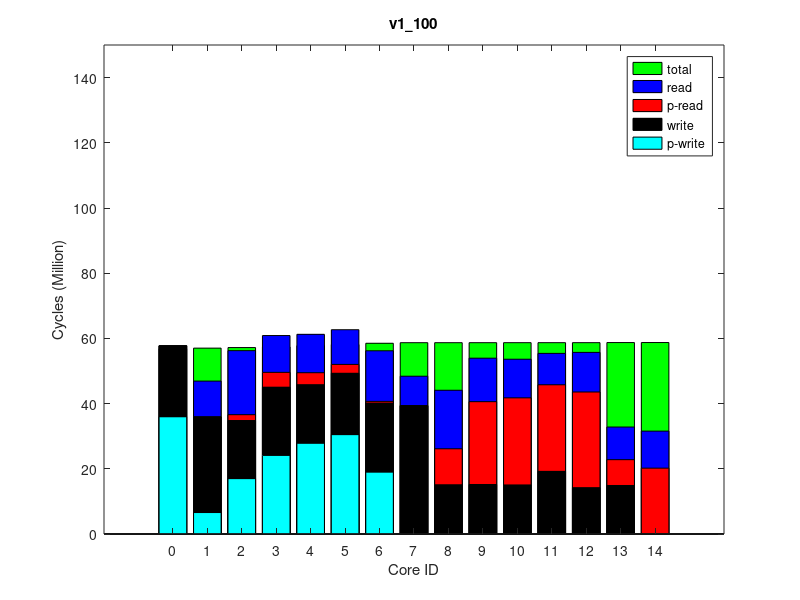

Here is the MATLAB script that generated this plot:
times(1, :, :) = [
0, 56313116, 0
1182, 56492341, 0
1790146, 56665043, 0
4552335, 56866710, 0
3664028, 57223264, 0
2724050, 57577822, 0
516216, 57969174, 0
61310, 58146043, 0
11035407, 58147057, 0
25404591, 58148879, 0
26707542, 58151065, 0
26563485, 58153768, 0
29340075, 58155324, 0
7851975, 58185925, 0
19389493, 58194485, 0
];
times(2, :, :) = [
0, 56319066, 0
1182, 56498458, 0
1793375, 56671035, 0
4550926, 56872794, 0
3669296, 57229121, 0
2722195, 57584230, 0
514950, 57975336, 0
61303, 58152224, 0
11040392, 58153246, 0
25408320, 58155080, 0
26718283, 58157251, 0
26558162, 58159983, 0
29340652, 58161654, 0
7927125, 58192249, 0
20292137, 58200808, 0
];
times(3, :, :) = [
0, 56316243, 0
1185, 56495540, 0
1790161, 56668019, 0
4551105, 56869553, 0
3659730, 57225920, 0
2716149, 57581027, 0
514866, 57972122, 0
61208, 58148956, 0
11035809, 58149964, 0
25407187, 58151772, 0
26714470, 58153915, 0
26563285, 58156651, 0
29338116, 58158205, 0
7923793, 58188769, 0
20287482, 58197343, 0
];
times(4, :, :) = [
0, 56317088, 0
1181, 56496140, 0
1781604, 56668822, 0
4550876, 56870197, 0
3666073, 57226845, 0
2716163, 57581718, 0
517426, 57972768, 0
61413, 58149700, 0
11039070, 58150717, 0
25408493, 58152539, 0
26714703, 58154702, 0
26563272, 58157492, 0
29338690, 58159138, 0
7926427, 58189727, 0
20288029, 58198286, 0
];
times(5, :, :) = [
0, 56313306, 0
1188, 56492527, 0
1790276, 56665410, 0
4540498, 56866887, 0
3658624, 57223312, 0
2712342, 57578172, 0
515145, 57969282, 0
61556, 58146183, 0
11030641, 58147191, 0
25406086, 58149050, 0
26709898, 58151243, 0
26561776, 58153991, 0
29336455, 58155534, 0
7921072, 58186122, 0
20285475, 58194680, 0
];
times(6, :, :) = [
0, 56314983, 0
1181, 56494267, 0
1781787, 56667301, 0
4538729, 56868862, 0
3652314, 57225269, 0
2702591, 57580277, 0
512426, 57971425, 0
61361, 58148250, 0
11035681, 58149260, 0
25405785, 58151076, 0
26713585, 58153233, 0
26558262, 58155948, 0
29341890, 58157486, 0
7925394, 58188071, 0
20287789, 58196625, 0
];
times(7, :, :) = [
0, 56316612, 0
1225, 56496049, 0
1791640, 56668793, 0
4563099, 56870445, 0
3676650, 57227059, 0
2730385, 57581978, 0
520602, 57973032, 0
61521, 58150031, 0
11037552, 58151046, 0
25407915, 58152873, 0
26715534, 58155045, 0
26563546, 58157802, 0
29342039, 58159339, 0
7926953, 58189907, 0
20288189, 58198482, 0
];
times(8, :, :) = [
0, 56315733, 0
1185, 56494805, 0
1789788, 56667436, 0
4545863, 56868976, 0
3663975, 57225400, 0
2720387, 57580571, 0
516555, 57971561, 0
61301, 58148386, 0
11037577, 58149401, 0
25408112, 58151244, 0
26710648, 58153424, 0
26565269, 58156138, 0
29343005, 58157683, 0
7924258, 58188272, 0
20287543, 58196831, 0
];
times(9, :, :) = [
0, 56316587, 0
1225, 56495707, 0
1795814, 56668439, 0
4563145, 56869824, 0
3678209, 57226497, 0
2726529, 57581259, 0
519567, 57972381, 0
61463, 58149287, 0
11036916, 58150300, 0
25408498, 58152171, 0
26714650, 58154317, 0
26562274, 58157039, 0
29339836, 58158590, 0
7923127, 58189187, 0
20288341, 58197743, 0
];
times(10, :, :) = [
0, 56317159, 0
1181, 56496352, 0
1787227, 56669106, 0
4548676, 56871014, 0
3667705, 57227735, 0
2718689, 57582726, 0
516638, 57973755, 0
61365, 58150581, 0
11035315, 58151585, 0
25409222, 58153425, 0
26716270, 58155560, 0
26562171, 58158285, 0
29339725, 58159846, 0
7929312, 58190440, 0
20289072, 58198998, 0
];
ave_times = round(squeeze(mean(times)));
format long g, ave_times
std_times = round(squeeze(std(times)));
format long g, std_times
polling_read_times = ave_times;
times(1, :, :) = [
35953095, 59463566, 0
6577606, 59652705, 0
16976628, 59834134, 0
24089053, 60048648, 0
27805247, 60425503, 0
30474500, 60799789, 0
18955745, 61215309, 0
0, 61398069, 0
0, 61399055, 0
0, 61400840, 0
0, 61403064, 0
0, 61405808, 0
0, 61407405, 0
0, 61439099, 0
0, 61445554, 0
];
times(2, :, :) = [
35959480, 59470015, 0
6585967, 59658559, 0
16989404, 59840021, 0
24105323, 60054272, 0
27822559, 60430872, 0
30481483, 60805033, 0
18966665, 61220252, 0
0, 61403140, 0
0, 61404138, 0
0, 61405897, 0
0, 61408115, 0
0, 61410864, 0
0, 61412468, 0
0, 61444161, 0
0, 61450625, 0
];
times(3, :, :) = [
35958521, 59468539, 0
6583391, 59657202, 0
16983680, 59838565, 0
24102963, 60053258, 0
27815126, 60429872, 0
30489743, 60804615, 0
18967988, 61219944, 0
0, 61402852, 0
0, 61403837, 0
0, 61405617, 0
0, 61407820, 0
0, 61410569, 0
0, 61412164, 0
0, 61443849, 0
0, 61450310, 0
];
times(4, :, :) = [
35959248, 59467367, 0
6578058, 59656325, 0
16979855, 59837956, 0
24102222, 60052155, 0
27822061, 60428647, 0
30490149, 60803186, 0
18963834, 61218725, 0
0, 61401598, 0
0, 61402585, 0
0, 61404366, 0
0, 61406580, 0
0, 61409292, 0
0, 61410868, 0
0, 61442552, 0
0, 61448995, 0
];
times(5, :, :) = [
35968133, 59478574, 0
6599364, 59667356, 0
17009397, 59848900, 0
24126330, 60063149, 0
27836263, 60439057, 0
30504942, 60813805, 0
18979449, 61229595, 0
0, 61412536, 0
0, 61413528, 0
0, 61415293, 0
0, 61417522, 0
0, 61420243, 0
0, 61421831, 0
0, 61453515, 0
0, 61459980, 0
];
times(6, :, :) = [
35951175, 59460014, 0
6571346, 59648945, 0
16966317, 59830208, 0
24070434, 60044198, 0
27791290, 60420689, 0
30450556, 60795352, 0
18941009, 61211025, 0
0, 61394057, 0
0, 61395052, 0
0, 61396795, 0
0, 61398989, 0
0, 61401739, 0
0, 61403313, 0
0, 61434991, 0
0, 61441435, 0
];
times(7, :, :) = [
35962375, 59473102, 0
6585614, 59661817, 0
16989201, 59843579, 0
24107814, 60058071, 0
27821222, 60435275, 0
30473303, 60809727, 0
18970300, 61225039, 0
0, 61407994, 0
0, 61408976, 0
0, 61410742, 0
0, 61412998, 0
0, 61415711, 0
0, 61417296, 0
0, 61449000, 0
0, 61455459, 0
];
times(8, :, :) = [
35959316, 59470291, 0
6582947, 59658908, 0
16986842, 59840152, 0
24108445, 60054538, 0
27813072, 60431180, 0
30480502, 60805437, 0
18966497, 61221002, 0
0, 61403803, 0
0, 61404780, 0
0, 61406549, 0
0, 61408739, 0
0, 61411457, 0
0, 61413041, 0
0, 61444726, 0
0, 61451169, 0
];
times(9, :, :) = [
35958059, 59467187, 0
6579673, 59655930, 0
16980201, 59837747, 0
24095862, 60051957, 0
27816003, 60428521, 0
30479669, 60802950, 0
18961895, 61218565, 0
0, 61401498, 0
0, 61402480, 0
0, 61404264, 0
0, 61406460, 0
0, 61409226, 0
0, 61410811, 0
0, 61442507, 0
0, 61449013, 0
];
times(10, :, :) = [
35956265, 59465968, 0
6581066, 59654386, 0
16983203, 59835953, 0
24096885, 60050384, 0
27812949, 60426907, 0
30467129, 60801811, 0
18957734, 61217795, 0
0, 61400555, 0
0, 61401545, 0
0, 61403326, 0
0, 61405521, 0
0, 61408258, 0
0, 61409843, 0
0, 61441543, 0
0, 61447998, 0
];
ave_times = round(squeeze(mean(times)));
format long g, ave_times
std_times = round(squeeze(std(times)));
format long g, std_times
polling_write_times = ave_times;
times(1, :, :) = [
0, 62235421, 0
10968104, 62434712, 64000
21427614, 62630573, 128000
15827711, 62845204, 64000
15439184, 63239720, 64000
13356949, 63634558, 64000
16038253, 64062233, 128000
9061119, 64261195, 64000
28991534, 64262190, 128000
38754603, 64263964, 64000
38565640, 64266123, 64000
36198938, 64269221, 64000
41497054, 64270797, 64000
17928669, 64301733, 128000
30747447, 64333549, 250000
];
times(2, :, :) = [
0, 62230277, 0
10971725, 62429551, 64000
21426269, 62625425, 128000
15826656, 62840379, 64000
15424017, 63234644, 64000
13356867, 63629261, 64000
16042603, 64057736, 128000
9063295, 64256715, 64000
28986505, 64257719, 128000
38749721, 64259476, 64000
38565351, 64261620, 64000
36185819, 64264705, 64000
41492534, 64266274, 64000
17933152, 64297261, 128000
31650621, 64328586, 250000
];
times(3, :, :) = [
0, 62225774, 0
10968924, 62425671, 64000
21434288, 62621628, 128000
15852181, 62836094, 64000
15453075, 63230694, 64000
13363806, 63625804, 64000
16042437, 64053399, 128000
9061795, 64252322, 64000
28983270, 64253329, 128000
38747237, 64255098, 64000
38559490, 64257214, 64000
36188288, 64260320, 64000
41484515, 64261876, 64000
17929551, 64292843, 128000
31646148, 64324173, 250000
];
times(4, :, :) = [
0, 62234877, 0
10966768, 62434550, 64000
21429989, 62630334, 128000
15840061, 62844963, 64000
15440165, 63238955, 64000
13362574, 63633835, 64000
16040421, 64061661, 128000
9064736, 64260621, 64000
28989869, 64261615, 128000
38752132, 64263398, 64000
38565047, 64265548, 64000
36194460, 64268653, 64000
41494627, 64270243, 64000
17936825, 64301235, 128000
31653571, 64332568, 250000
];
times(5, :, :) = [
0, 62229315, 0
10969630, 62429326, 64000
21433315, 62625164, 128000
15846803, 62839811, 64000
15435301, 63234099, 64000
13366307, 63629303, 64000
16040420, 64057261, 128000
9061375, 64256294, 64000
28987338, 64257311, 128000
38749083, 64259099, 64000
38561294, 64261228, 64000
36188987, 64264361, 64000
41490917, 64265939, 64000
17934834, 64296898, 128000
31650111, 64328213, 250000
];
times(6, :, :) = [
0, 62233296, 0
10969765, 62433246, 64000
21432262, 62628691, 128000
15836961, 62843147, 64000
15444748, 63237640, 64000
13355953, 63632638, 64000
16038559, 64060356, 128000
9060414, 64259357, 64000
28990026, 64260390, 128000
38751293, 64262184, 64000
38565544, 64264333, 64000
36190345, 64267459, 64000
41492409, 64269054, 64000
17934904, 64300040, 128000
31653455, 64331376, 250000
];
times(7, :, :) = [
0, 62227997, 0
10971338, 62427767, 64000
21439701, 62623330, 128000
15862002, 62838373, 64000
15466044, 63233010, 64000
13376817, 63627999, 64000
16040997, 64056137, 128000
9060757, 64255132, 64000
28985924, 64256140, 128000
38747508, 64257916, 64000
38561086, 64260076, 64000
36188929, 64263148, 64000
41489115, 64264733, 64000
17930254, 64295682, 128000
31648623, 64327008, 250000
];
times(8, :, :) = [
0, 62230336, 0
10972875, 62429973, 64000
21441805, 62625530, 128000
15868288, 62839802, 64000
15461966, 63233830, 64000
13375365, 63628831, 64000
16042609, 64056544, 128000
9062619, 64255471, 64000
28986928, 64256492, 128000
38747964, 64258291, 64000
38563963, 64260429, 64000
36186885, 64263558, 64000
41488598, 64265149, 64000
17934759, 64296104, 128000
31650302, 64327441, 250000
];
times(9, :, :) = [
0, 62226826, 0
10972956, 62426605, 64000
21437941, 62622063, 128000
15858656, 62836606, 64000
15438028, 63231540, 64000
13371913, 63626627, 64000
16035516, 64054517, 128000
9061861, 64253502, 64000
28984477, 64254511, 128000
38746656, 64256278, 64000
38561405, 64258443, 64000
36186084, 64261574, 64000
41485871, 64263156, 64000
17931434, 64294084, 128000
31647465, 64325491, 250000
];
times(10, :, :) = [
0, 62224170, 0
10970119, 62424255, 64000
21443364, 62619945, 128000
15872538, 62834254, 64000
15463074, 63228841, 64000
13375176, 63623917, 64000
16043121, 64051650, 128000
9060236, 64250611, 64000
28981557, 64251647, 128000
38744481, 64253424, 64000
38556383, 64255567, 64000
36184457, 64258665, 64000
41483317, 64260234, 64000
17926952, 64291226, 128000
31644136, 64322569, 250000
];
ave_times = round(squeeze(mean(times)));
format long g, ave_times
std_times = round(squeeze(std(times)));
format long g, std_times
read_times = ave_times;
times(1, :, :) = [
0, 56838387, 0
0, 57019145, 0
0, 57193331, 0
0, 57397434, 0
0, 57756709, 0
0, 58114736, 0
0, 58511110, 0
0, 58690122, 0
0, 58691115, 0
0, 58692857, 0
0, 58694984, 0
0, 58697643, 0
0, 58699171, 0
0, 58729594, 0
0, 58736911, 0
];
times(2, :, :) = [
0, 56837404, 0
0, 57018360, 0
0, 57192348, 0
0, 57396253, 0
0, 57755678, 0
0, 58113289, 0
0, 58509476, 0
0, 58688547, 0
0, 58689522, 0
0, 58691272, 0
0, 58693367, 0
0, 58696028, 0
0, 58697565, 0
0, 58727971, 0
0, 58735304, 0
];
times(3, :, :) = [
0, 56837199, 0
0, 57017947, 0
0, 57191883, 0
0, 57395788, 0
0, 57754691, 0
0, 58112525, 0
0, 58508801, 0
0, 58687793, 0
0, 58688749, 0
0, 58690487, 0
0, 58692582, 0
0, 58695229, 0
0, 58696759, 0
0, 58727180, 0
0, 58734490, 0
];
times(4, :, :) = [
0, 56835463, 0
0, 57016400, 0
0, 57190325, 0
0, 57394362, 0
0, 57753534, 0
0, 58111666, 0
0, 58507883, 0
0, 58686927, 0
0, 58687894, 0
0, 58689620, 0
0, 58691716, 0
0, 58694376, 0
0, 58695902, 0
0, 58726316, 0
0, 58733631, 0
];
times(5, :, :) = [
0, 56836344, 0
0, 57017097, 0
0, 57191313, 0
0, 57395240, 0
0, 57754588, 0
0, 58112443, 0
0, 58508734, 0
0, 58687768, 0
0, 58688758, 0
0, 58690495, 0
0, 58692623, 0
0, 58695283, 0
0, 58696819, 0
0, 58727237, 0
0, 58734556, 0
];
times(6, :, :) = [
0, 56839005, 0
0, 57019864, 0
0, 57193708, 0
0, 57397951, 0
0, 57757028, 0
0, 58115533, 0
0, 58511935, 0
0, 58690917, 0
0, 58691885, 0
0, 58693629, 0
0, 58695737, 0
0, 58698442, 0
0, 58699986, 0
0, 58730423, 0
0, 58737745, 0
];
times(7, :, :) = [
0, 56834038, 0
0, 57014837, 0
0, 57189032, 0
0, 57393354, 0
0, 57752323, 0
0, 58110322, 0
0, 58506916, 0
0, 58685993, 0
0, 58686964, 0
0, 58688719, 0
0, 58690828, 0
0, 58693534, 0
0, 58695076, 0
0, 58725519, 0
0, 58732845, 0
];
times(8, :, :) = [
0, 56836360, 0
0, 57017142, 0
0, 57191230, 0
0, 57395112, 0
0, 57754387, 0
0, 58112291, 0
0, 58508455, 0
0, 58687527, 0
0, 58688501, 0
0, 58690238, 0
0, 58692426, 0
0, 58695142, 0
0, 58696676, 0
0, 58727084, 0
0, 58734411, 0
];
times(9, :, :) = [
0, 56838167, 0
0, 57018750, 0
0, 57193231, 0
0, 57397036, 0
0, 57756550, 0
0, 58114528, 0
0, 58510395, 0
0, 58689426, 0
0, 58690393, 0
0, 58692123, 0
0, 58694238, 0
0, 58696879, 0
0, 58698404, 0
0, 58728831, 0
0, 58736129, 0
];
times(10, :, :) = [
0, 56831322, 0
0, 57012185, 0
0, 57186218, 0
0, 57390059, 0
0, 57749243, 0
0, 58107420, 0
0, 58503715, 0
0, 58682775, 0
0, 58683745, 0
0, 58685501, 0
0, 58687613, 0
0, 58690291, 0
0, 58691844, 0
0, 58722281, 0
0, 58729603, 0
];
ave_times = round(squeeze(mean(times)));
format long g, ave_times
std_times = round(squeeze(std(times)));
format long g, std_times
total_times = ave_times;
times(1, :, :) = [
57738694, 71066993, 64000
35932871, 71293367, 128000
34801474, 71507071, 64000
45022310, 71764395, 64000
45794938, 72215065, 64000
49281243, 72663323, 64000
40152563, 73155283, 64000
39336403, 73376277, 128000
15105066, 73377407, 64000
15184839, 73379536, 64000
15050293, 73382268, 64000
19219462, 73385360, 64000
14214955, 73387320, 64000
14926497, 73425959, 64000
0, 73426819, 0
];
times(2, :, :) = [
57742384, 71070683, 64000
35936172, 71297449, 128000
34813520, 71511211, 64000
45035827, 71768588, 64000
45816524, 72218586, 64000
49302452, 72666947, 64000
40174896, 73158750, 64000
39337223, 73379937, 128000
15107907, 73381085, 64000
15186015, 73383196, 64000
15052318, 73385929, 64000
19217681, 73388967, 64000
14220283, 73390904, 64000
14877167, 73429541, 64000
0, 73430400, 0
];
times(3, :, :) = [
57743073, 71071372, 64000
35935104, 71298039, 128000
34814535, 71512140, 64000
45035927, 71769481, 64000
45823614, 72219731, 64000
49316939, 72668320, 64000
40175320, 73160196, 64000
39341017, 73381329, 128000
15107816, 73382474, 64000
15186127, 73384597, 64000
15052130, 73387335, 64000
19214418, 73390327, 64000
14220030, 73392284, 64000
14878379, 73430905, 64000
0, 73431766, 0
];
times(4, :, :) = [
57740484, 71068783, 64000
35933864, 71295267, 128000
34801608, 71509289, 64000
45019673, 71766675, 64000
45779316, 72216679, 64000
49294474, 72665260, 64000
40164828, 73156825, 64000
39338697, 73378201, 128000
15110148, 73379347, 64000
15185514, 73381476, 64000
15053180, 73384209, 64000
19211413, 73387261, 64000
14221566, 73389227, 64000
14877349, 73427851, 64000
0, 73428712, 0
];
times(5, :, :) = [
57740991, 71069290, 64000
35936264, 71295939, 128000
34820792, 71509366, 64000
45040892, 71766659, 64000
45815391, 72217242, 64000
49308623, 72665613, 64000
40164326, 73157150, 64000
39338462, 73378338, 128000
15110447, 73379464, 64000
15186363, 73381571, 64000
15053749, 73384276, 64000
19219457, 73387366, 64000
14218293, 73389307, 64000
14877050, 73427937, 64000
0, 73428787, 0
];
times(6, :, :) = [
57737348, 71065647, 64000
35930387, 71292018, 128000
34809473, 71505870, 64000
45031407, 71763293, 64000
45810746, 72213811, 64000
49310593, 72662621, 64000
40163218, 73154171, 64000
39339034, 73375487, 128000
15106827, 73376606, 64000
15186337, 73378730, 64000
15051750, 73381453, 64000
19215657, 73384482, 64000
14219552, 73386417, 64000
14876979, 73425054, 64000
0, 73425890, 0
];
times(7, :, :) = [
57743371, 71071670, 64000
35938653, 71298437, 128000
34805166, 71512350, 64000
45019792, 71769755, 64000
45788736, 72219629, 64000
49282857, 72668575, 64000
40157842, 73161157, 64000
39339762, 73382307, 128000
15106831, 73383475, 64000
15186116, 73385610, 64000
15053087, 73388360, 64000
19211082, 73391412, 64000
14219776, 73393356, 64000
14878445, 73432031, 64000
0, 73432888, 0
];
times(8, :, :) = [
57747217, 71075516, 64000
35941562, 71301974, 128000
34825048, 71515452, 64000
45050407, 71772672, 64000
45838499, 72222546, 64000
49330462, 72671020, 64000
40180418, 73162454, 64000
39339739, 73383807, 128000
15106145, 73384945, 64000
15186097, 73387032, 64000
15051531, 73389761, 64000
19214839, 73392840, 64000
14221406, 73394792, 64000
14877588, 73433402, 64000
0, 73434254, 0
];
times(9, :, :) = [
57742494, 71070793, 64000
35935973, 71297263, 128000
34795201, 71511003, 64000
45016242, 71768224, 64000
45790943, 72218318, 64000
49287652, 72666853, 64000
40161794, 73158589, 64000
39339416, 73379851, 128000
15106988, 73380980, 64000
15185295, 73383111, 64000
15053383, 73385825, 64000
19211473, 73388924, 64000
14219590, 73390876, 64000
14877742, 73429493, 64000
0, 73430355, 0
];
times(10, :, :) = [
57742800, 71071099, 64000
35937532, 71297831, 128000
34828824, 71511835, 64000
45050634, 71768933, 64000
45816835, 72219117, 64000
49315127, 72668081, 64000
40169991, 73159816, 64000
39340159, 73381082, 128000
15109266, 73382196, 64000
15184570, 73384320, 64000
15051430, 73387002, 64000
19218674, 73390092, 64000
14219918, 73392042, 64000
14878703, 73430660, 64000
0, 73431505, 0
];
ave_times = round(squeeze(mean(times)));
format long g, ave_times
std_times = round(squeeze(std(times)));
format long g, std_times
write_times = ave_times;
mytitle = 'v1\_100';
% order = [1 2 3 4 8 7 6 5 9 10 11 12 15 14 13];
order = 1:15;

total_times = total_times(:, 2)(order);

read_times = read_times(:, 1)(order);
write_times = write_times(:, 1)(order);

polling_read_times = polling_read_times(:, 1)(order);
polling_write_times = polling_write_times(:, 1)(order);

total_times /= 1000000;

read_times /= 1000000;
write_times /= 1000000;

polling_read_times /= 1000000;
polling_write_times /= 1000000;

% laying read on top of write
read_times += write_times;
polling_read_times += write_times;

figure(1);
clf()
% set(gcf, 'Position', get(0,'Screensize'));
% set(gcf,'units','normalized','outerposition',[0 0 1 1])
bar(0:14, total_times,'g');
hold on;
bar(0:14, read_times,'b');
bar(0:14, polling_read_times,'r');
bar(0:14, write_times,'k');
bar(0:14, polling_write_times,'c');
hold off

axis([-2 16 0 150])
% axis([-1 15])
set(gca,'XTick',0:14);
% set(gca,'xticklabel',{ '0'; '1'; '2'; '3'; '7'; '6'; '5'; '4'; '8'; '9'; '10'; '11'; '15'; '14'; '13' })

xlabel('Core ID')
ylabel('Cycles (Million)')

legend('total', 'read', 'p-read', 'write', 'p-write')
title(mytitle)
print(1, strcat(mytitle, '.png'))
